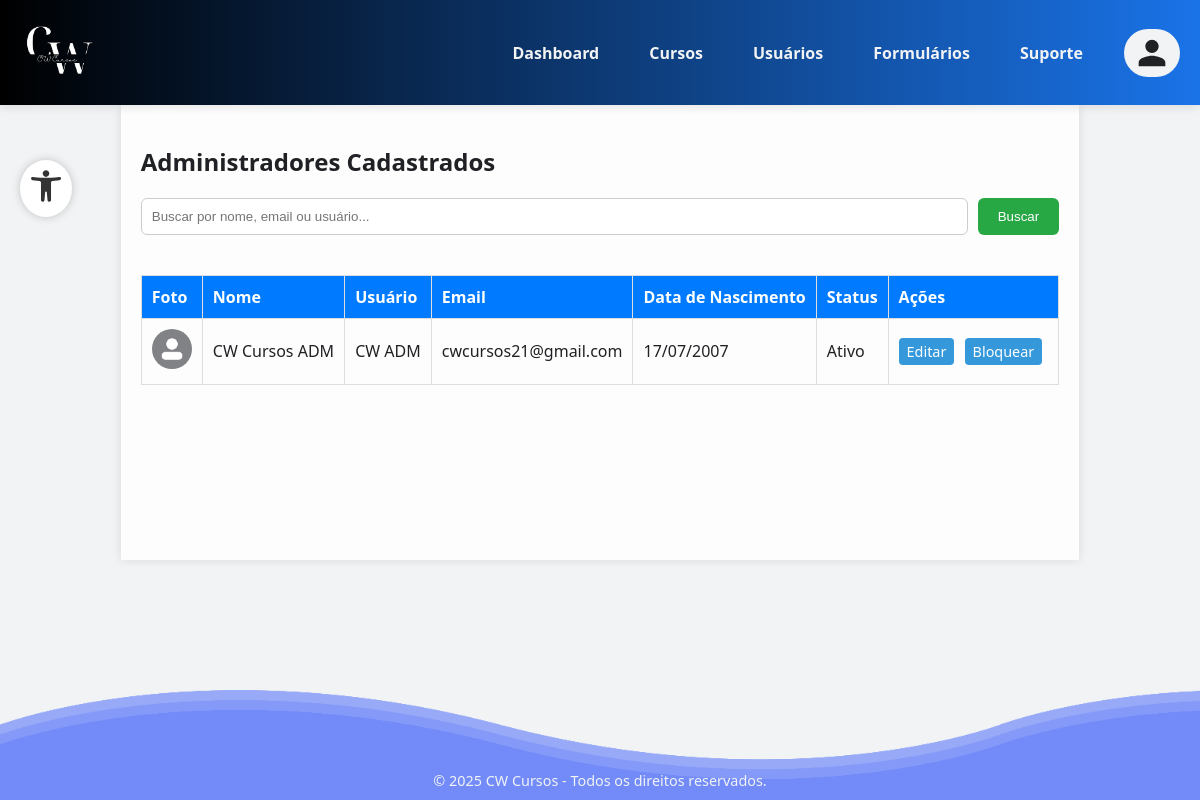
Page /administrador/usuarios/administrador/list.php on the committed database.
### tables this page shows
CREATE TABLE IF NOT EXISTS `usuarios` (
  `id` int NOT NULL AUTO_INCREMENT,
  `nome` varchar(45) DEFAULT NULL,
  `usuario` varchar(50) DEFAULT NULL,
  `email` varchar(255) DEFAULT NULL,
  `senha` varchar(255) DEFAULT NULL,
  `photo` varchar(255) DEFAULT '/AAP-5_3306/funcoes/uploads/profile/default_profile.jpg',
  `data_nascimento` date DEFAULT NULL,
  `tipo` enum('aluno','professor','administrador') NOT NULL DEFAULT 'aluno',
  `status` enum('ativo','pendente','bloqueado') NOT NULL DEFAULT 'ativo',
  `reset_token_hash` varchar(255) DEFAULT NULL,
  `reset_token_expires_at` datetime DEFAULT NULL,
  `aceitou_termos` tinyint(1) NOT NULL DEFAULT '0',
  `cpf` varchar(14) DEFAULT NULL,
  `rg` varchar(20) DEFAULT NULL,
  `endereco` varchar(255) DEFAULT NULL,
  `telefone` varchar(20) DEFAULT NULL,
  `linkedin` varchar(255) DEFAULT NULL,
  `experiencia` text,
  `area_conhecimento` varchar(100) DEFAULT NULL,
  `disponibilidade` varchar(100) DEFAULT NULL,
  PRIMARY KEY (`id`),
  UNIQUE KEY `email` (`email`),
  UNIQUE KEY `usuario` (`usuario`) USING BTREE
);

### administrador/usuarios/funcoes/listagemUsuarios.php (the view, shortened to what this page needs)
<?php
function listarUsuarios($conexao, $type, $busca = '')
{
    $type = mysqli_real_escape_string($conexao, $type);
    $query = "SELECT * FROM usuarios WHERE tipo = '$type'";
    $query .= " ORDER BY nome ASC";
    $result = mysqli_query($conexao, $query);
    if (mysqli_num_rows($result) > 0) {
        echo '<table>
            <thead>
                <tr>
                    <th>Foto</th>
                    <th>Nome</th>
                    <th>Usuário</th>
                    <th>Email</th>';
        echo '      <th>Data de Nascimento</th>
                    <th>Status</th>
                    <th>Ações</th>
                </tr>
            </thead>
            <tbody>';
        while ($row = mysqli_fetch_assoc($result)) {
            $id = $row['id'];
            $nome = htmlspecialchars($row['nome']);
            $usuario = htmlspecialchars($row['usuario']);
            $email = htmlspecialchars($row['email']);
            $dataNascimento = date('d/m/Y', strtotime($row['data_nascimento']));
            $status = ucfirst($row['status']);
            $photo = htmlspecialchars($row['photo']);
            $btnAcao = $row['status'] === 'bloqueado'
                ? "<a href='../funcoes/acoes/desbloquear.php?id=$id' class='btn-acao'>Desbloquear</a>"
                : "<a href='../funcoes/acoes/bloquear.php?id=$id' class='btn-acao' onclick=\"return confirm('Tem certeza que deseja bloquear este usuário?')\">Bloquear</a>";
            echo "<tr>
                <td><img src='$photo' alt='Foto' width='40' height='40' style='border-radius: 50%;'></td>
                <td>$nome</td>
                <td>$usuario</td>
                <td>$email</td>";
            echo "  <td>$dataNascimento</td>
                <td>$status</td>
                <td>
                    <a href='../funcoes/editar.php?id=$id&type=$type' class='btn-acao'>Editar</a>
                    $btnAcao
                </td>
            </tr>";
        }
        echo '</tbody></table>';
    } else {
        echo "<p>Nenhum $type encontrado.</p>";
    }
}
?>

### administrador/usuarios/administrador/css/list.css (style rules this page uses)
table { width: 100%; border-collapse: collapse; margin-top: 20px; }
thead { background-color: #007BFF; color: white; }
td, th { padding: 10px; border: 1px solid #ddd; text-align: left; }
.btn-acao { margin-right: 6px; padding: 4px 8px; background-color: #3498db; color: white; text-decoration: none; border-radius: 4px; font-size: 0.9em; }

### administrador/usuarios/administrador/partials/style.css (style rules this page uses)
:root { --azul: #1A73E8; --cinza-claro: #F1F3F4; --cinza-escuro: #202124; --amarelo: #FFB400; }
html, body { height: 100%; margin: 0; display: flex; flex-direction: column; }
body { font-family: 'Segoe UI', Tahoma, Geneva, Verdana, sans-serif; background-color: var(--cinza-claro); color: var(--cinza-escuro); }

### rows in the picture
usuarios: nome "CW Cursos ADM", usuario "CW ADM", email "cwcursos21@gmail.com", data_nascimento "17/07/2007", status "Ativo"

### other values in the picture
$type "Administrador"
